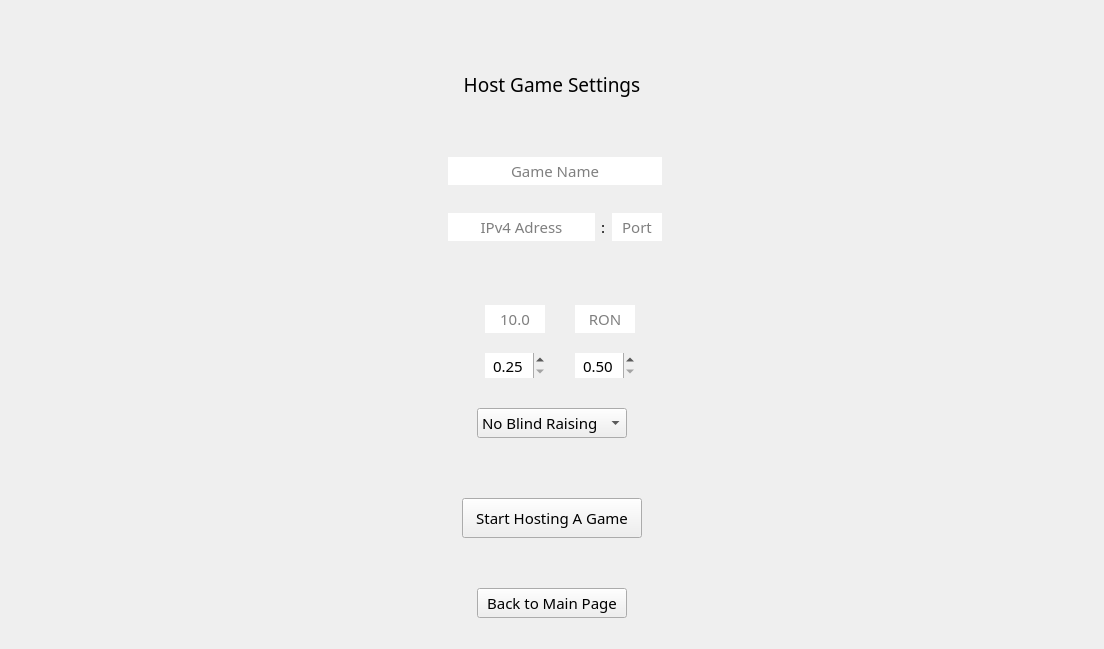
      <widget class="QWidget" name="pageHostGame">
       <layout class="QHBoxLayout" name="horizontalLayout_9">
        <item>
         <spacer name="horizontalSpacer_6">
          <property name="orientation">
           <enum>Qt::Horizontal</enum>
          </property>
          <property name="sizeHint" stdset="0">
           <size>
            <width>402</width>
            <height>20</height>
           </size>
          </property>
         </spacer>
        </item>
        <item>
         <widget class="QWidget" name="widget" native="true">
          <property name="maximumSize">
           <size>
            <width>350</width>
            <height>16777215</height>
           </size>
          </property>
          <layout class="QVBoxLayout" name="verticalLayout_4">
           <property name="spacing">
            <number>10</number>
           </property>
           <property name="topMargin">
            <number>20</number>
           </property>
           <property name="bottomMargin">
            <number>20</number>
           </property>
           <item>
            <spacer name="verticalSpacer_4">
             <property name="orientation">
              <enum>Qt::Vertical</enum>
             </property>
             <property name="sizeHint" stdset="0">
              <size>
               <width>20</width>
               <height>40</height>
              </size>
             </property>
            </spacer>
           </item>
           <item>
            <widget class="QLabel" name="label_9">
             <property name="font">
              <font>
               <family>Bahnschrift SemiLight</family>
               <pointsize>14</pointsize>
              </font>
             </property>
             <property name="text">
              <string>&lt;html&gt;&lt;head/&gt;&lt;body&gt;&lt;p align=&quot;center&quot;&gt;&lt;span style=&quot; font-size:14pt;&quot;&gt;Host Game Settings&lt;/span&gt;&lt;/p&gt;&lt;/body&gt;&lt;/html&gt;</string>
             </property>
            </widget>
           </item>
           <item>
            <spacer name="verticalSpacer_17">
             <property name="orientation">
              <enum>Qt::Vertical</enum>
             </property>
             <property name="sizeType">
              <enum>QSizePolicy::Minimum</enum>
             </property>
             <property name="sizeHint" stdset="0">
              <size>
               <width>20</width>
               <height>40</height>
              </size>
             </property>
            </spacer>
           </item>
           <item>
            <widget class="QWidget" name="widget" native="true">
             <property name="maximumSize">
              <size>
               <width>16777215</width>
               <height>16777215</height>
              </size>
             </property>
             <layout class="QHBoxLayout" name="horizontalLayout_10">
              <property name="leftMargin">
               <number>20</number>
              </property>
              <property name="rightMargin">
               <number>20</number>
              </property>
              <item>
               <widget class="QLabel" name="label_8">
                <property name="font">
                 <font>
                  <family>Bahnschrift SemiLight</family>
                  <pointsize>11</pointsize>
                 </font>
                </property>
                <property name="text">
                 <string>&lt;html&gt;&lt;head/&gt;&lt;body&gt;&lt;p&gt;&lt;img src=&quot;:/ui_icons/ui_icons/icon_joker.png&quot;/&gt;&lt;/p&gt;&lt;/body&gt;&lt;/html&gt;</string>
                </property>
               </widget>
              </item>
              <item>
               <widget class="QLineEdit" name="line_game_name">
                <property name="font">
                 <font>
                  <family>Bahnschrift SemiLight</family>
                  <pointsize>11</pointsize>
                 </font>
                </property>
                <property name="frame">
                 <bool>false</bool>
                </property>
                <property name="alignment">
                 <set>Qt::AlignCenter</set>
                </property>
                <property name="placeholderText">
                 <string>Game Name</string>
                </property>
                <property name="clearButtonEnabled">
                 <bool>true</bool>
                </property>
               </widget>
              </item>
             </layout>
            </widget>
           </item>
           <item>
            <widget class="QWidget" name="widget" native="true">
             <property name="maximumSize">
              <size>
               <width>16777215</width>
               <height>16777215</height>
              </size>
             </property>
             <layout class="QHBoxLayout" name="horizontalLayout_83">
              <property name="leftMargin">
               <number>20</number>
              </property>
              <property name="rightMargin">
               <number>20</number>
              </property>
              <item>
               <widget class="QLabel" name="label_17">
                <property name="font">
                 <font>
                  <family>Bahnschrift SemiLight</family>
                  <pointsize>11</pointsize>
                 </font>
                </property>
                <property name="text">
                 <string>&lt;html&gt;&lt;head/&gt;&lt;body&gt;&lt;p&gt;&lt;img src=&quot;:/ui_icons/ui_icons/icons_ip.png&quot;/&gt;&lt;/p&gt;&lt;/body&gt;&lt;/html&gt;</string>
                </property>
               </widget>
              </item>
              <item>
               <widget class="QLineEdit" name="line_host_game_ip">
                <property name="font">
                 <font>
                  <family>Bahnschrift SemiLight</family>
                  <pointsize>11</pointsize>
                 </font>
                </property>
                <property name="frame">
                 <bool>false</bool>
                </property>
                <property name="alignment">
                 <set>Qt::AlignCenter</set>
                </property>
                <property name="placeholderText">
                 <string>IPv4 Adress</string>
                </property>
               </widget>
              </item>
              <item>
               <widget class="QLabel" name="label_18">
                <property name="font">
                 <font>
                  <family>Bahnschrift SemiLight</family>
                  <pointsize>11</pointsize>
                 </font>
                </property>
                <property name="text">
                 <string>:</string>
                </property>
               </widget>
              </item>
              <item>
               <widget class="QLineEdit" name="line_host_game_port">
                <property name="maximumSize">
                 <size>
                  <width>50</width>
                  <height>16777215</height>
                 </size>
                </property>
                <property name="font">
                 <font>
                  <family>Bahnschrift SemiLight</family>
                  <pointsize>11</pointsize>
                 </font>
                </property>
                <property name="frame">
                 <bool>false</bool>
                </property>
                <property name="alignment">
                 <set>Qt::AlignCenter</set>
                </property>
                <property name="placeholderText">
                 <string>Port</string>
                </property>
               </widget>
              </item>
             </layout>
            </widget>
           </item>
           <item>
            <spacer name="verticalSpacer_18">
             <property name="orientation">
              <enum>Qt::Vertical</enum>
             </property>
             <property name="sizeType">
              <enum>QSizePolicy::Minimum</enum>
             </property>
             <property name="sizeHint" stdset="0">
              <size>
               <width>20</width>
               <height>40</height>
              </size>
             </property>
            </spacer>
           </item>
           <item>
            <widget class="QWidget" name="widget" native="true">
             <layout class="QHBoxLayout" name="horizontalLayout_7">
              <property name="spacing">
               <number>15</number>
              </property>
              <property name="leftMargin">
               <number>5</number>
              </property>
              <property name="topMargin">
               <number>5</number>
              </property>
              <property name="rightMargin">
               <number>5</number>
              </property>
              <property name="bottomMargin">
               <number>5</number>
              </property>
              <item>
               <spacer name="horizontalSpacer_59">
                <property name="orientation">
                 <enum>Qt::Horizontal</enum>
                </property>
                <property name="sizeHint" stdset="0">
                 <size>
                  <width>40</width>
                  <height>20</height>
                 </size>
                </property>
               </spacer>
              </item>
              <item>
               <widget class="QLabel" name="label_7">
                <property name="font">
                 <font>
                  <family>Bahnschrift SemiLight</family>
                  <pointsize>11</pointsize>
                 </font>
                </property>
                <property name="text">
                 <string>&lt;html&gt;&lt;head/&gt;&lt;body&gt;&lt;p&gt;&lt;img src=&quot;:/ui_icons/ui_icons/icon_money.png&quot;/&gt;&lt;/p&gt;&lt;/body&gt;&lt;/html&gt;</string>
                </property>
               </widget>
              </item>
              <item>
               <widget class="QLineEdit" name="line_starting_ammount">
                <property name="minimumSize">
                 <size>
                  <width>60</width>
                  <height>0</height>
                 </size>
                </property>
                <property name="maximumSize">
                 <size>
                  <width>60</width>
                  <height>16777215</height>
                 </size>
                </property>
                <property name="font">
                 <font>
                  <family>Bahnschrift SemiLight</family>
                  <pointsize>11</pointsize>
                 </font>
                </property>
                <property name="frame">
                 <bool>false</bool>
                </property>
                <property name="alignment">
                 <set>Qt::AlignCenter</set>
                </property>
                <property name="placeholderText">
                 <string>10.0</string>
                </property>
               </widget>
              </item>
              <item>
               <widget class="QLabel" name="label_5">
                <property name="font">
                 <font>
                  <family>Bahnschrift SemiLight</family>
                  <pointsize>11</pointsize>
                 </font>
                </property>
                <property name="text">
                 <string>&lt;html&gt;&lt;head/&gt;&lt;body&gt;&lt;p&gt;&lt;img src=&quot;:/ui_icons/ui_icons/icon_currency.png&quot;/&gt;&lt;/p&gt;&lt;/body&gt;&lt;/html&gt;</string>
                </property>
               </widget>
              </item>
              <item>
               <widget class="QLineEdit" name="line_currency">
                <property name="minimumSize">
                 <size>
                  <width>60</width>
                  <height>0</height>
                 </size>
                </property>
                <property name="maximumSize">
                 <size>
                  <width>60</width>
                  <height>16777215</height>
                 </size>
                </property>
                <property name="font">
                 <font>
                  <family>Bahnschrift SemiLight</family>
                  <pointsize>11</pointsize>
                 </font>
                </property>
                <property name="text">
                 <string/>
                </property>
                <property name="maxLength">
                 <number>3</number>
                </property>
                <property name="frame">
                 <bool>false</bool>
                </property>
                <property name="alignment">
                 <set>Qt::AlignCenter</set>
                </property>
                <property name="placeholderText">
                 <string>RON</string>
                </property>
               </widget>
              </item>
              <item>
               <spacer name="horizontalSpacer_56">
                <property name="orientation">
                 <enum>Qt::Horizontal</enum>
                </property>
                <property name="sizeHint" stdset="0">
                 <size>
                  <width>40</width>
                  <height>20</height>
                 </size>
                </property>
               </spacer>
              </item>
             </layout>
            </widget>
           </item>
           <item>
            <widget class="QWidget" name="widget_3" native="true">
             <layout class="QHBoxLayout" name="horizontalLayout_5">
              <property name="spacing">
               <number>15</number>
              </property>
              <property name="leftMargin">
               <number>5</number>
              </property>
              <property name="topMargin">
               <number>5</number>
              </property>
              <property name="rightMargin">
               <number>5</number>
              </property>
              <property name="bottomMargin">
               <number>5</number>
              </property>
              <item>
               <spacer name="horizontalSpacer_51">
                <property name="orientation">
                 <enum>Qt::Horizontal</enum>
                </property>
                <property name="sizeHint" stdset="0">
                 <size>
                  <width>40</width>
                  <height>20</height>
                 </size>
                </property>
               </spacer>
              </item>
              <item>
               <widget class="QLabel" name="label_2">
                <property name="font">
                 <font>
                  <family>Bahnschrift SemiLight</family>
                  <pointsize>11</pointsize>
                 </font>
                </property>
                <property name="text">
                 <string>&lt;html&gt;&lt;head/&gt;&lt;body&gt;&lt;p&gt;&lt;img src=&quot;:/ui_icons/ui_icons/icon_small_blind.png&quot;/&gt;&lt;/p&gt;&lt;/body&gt;&lt;/html&gt;</string>
                </property>
               </widget>
              </item>
              <item>
               <widget class="QDoubleSpinBox" name="spinbox_small_blind">
                <property name="minimumSize">
                 <size>
                  <width>60</width>
                  <height>0</height>
                 </size>
                </property>
                <property name="maximumSize">
                 <size>
                  <width>60</width>
                  <height>16777215</height>
                 </size>
                </property>
                <property name="font">
                 <font>
                  <family>Bahnschrift SemiLight</family>
                  <pointsize>11</pointsize>
                 </font>
                </property>
                <property name="frame">
                 <bool>false</bool>
                </property>
                <property name="alignment">
                 <set>Qt::AlignCenter</set>
                </property>
                <property name="specialValueText">
                 <string/>
                </property>
                <property name="minimum">
                 <double>0.250000000000000</double>
                </property>
                <property name="maximum">
                 <double>100.000000000000000</double>
                </property>
                <property name="singleStep">
                 <double>0.250000000000000</double>
                </property>
                <property name="value">
                 <double>0.250000000000000</double>
                </property>
               </widget>
              </item>
              <item>
               <widget class="QLabel" name="label_4">
                <property name="font">
                 <font>
                  <family>Bahnschrift SemiLight</family>
                  <pointsize>11</pointsize>
                 </font>
                </property>
                <property name="text">
                 <string>&lt;html&gt;&lt;head/&gt;&lt;body&gt;&lt;p&gt;&lt;img src=&quot;:/ui_icons/ui_icons/icon_big_blind.png&quot;/&gt;&lt;/p&gt;&lt;/body&gt;&lt;/html&gt;</string>
                </property>
               </widget>
              </item>
              <item>
               <widget class="QDoubleSpinBox" name="spinbox_big_blind">
                <property name="minimumSize">
                 <size>
                  <width>60</width>
                  <height>0</height>
                 </size>
                </property>
                <property name="maximumSize">
                 <size>
                  <width>60</width>
                  <height>16777215</height>
                 </size>
                </property>
                <property name="font">
                 <font>
                  <family>Bahnschrift SemiLight</family>
                  <pointsize>11</pointsize>
                 </font>
                </property>
                <property name="frame">
                 <bool>false</bool>
                </property>
                <property name="alignment">
                 <set>Qt::AlignCenter</set>
                </property>
                <property name="minimum">
                 <double>0.500000000000000</double>
                </property>
                <property name="maximum">
                 <double>200.000000000000000</double>
                </property>
                <property name="singleStep">
                 <double>0.250000000000000</double>
                </property>
                <property name="value">
                 <double>0.500000000000000</double>
                </property>
               </widget>
              </item>
              <item>
               <spacer name="horizontalSpacer_54">
                <property name="orientation">
                 <enum>Qt::Horizontal</enum>
                </property>
                <property name="sizeHint" stdset="0">
                 <size>
                  <width>40</width>
                  <height>20</height>
                 </size>
                </property>
               </spacer>
              </item>
             </layout>
            </widget>
           </item>
           <item>
            <widget class="QWidget" name="widget" native="true">
             <layout class="QHBoxLayout" name="horizontalLayout_8">
              <property name="spacing">
               <number>15</number>
              </property>
              <property name="leftMargin">
               <number>0</number>
              </property>
              <property name="topMargin">
               <number>15</number>
              </property>
              <property name="rightMargin">
               <number>0</number>
              </property>
              <property name="bottomMargin">
               <number>10</number>
              </property>
              <item>
               <spacer name="horizontalSpacer_5">
                <property name="orientation">
                 <enum>Qt::Horizontal</enum>
                </property>
                <property name="sizeHint" stdset="0">
                 <size>
                  <width>40</width>
                  <height>20</height>
                 </size>
                </property>
               </spacer>
              </item>
              <item>
               <widget class="QComboBox" name="combobox_blind_raise_interval">
                <property name="minimumSize">
                 <size>
                  <width>150</width>
                  <height>30</height>
                 </size>
                </property>
                <property name="font">
                 <font>
                  <family>Bahnschrift SemiLight</family>
                  <pointsize>11</pointsize>
                 </font>
                </property>
                <property name="layoutDirection">
                 <enum>Qt::LeftToRight</enum>
                </property>
                <item>
                 <property name="text">
                  <string>No Blind Raising</string>
                 </property>
                </item>
                <item>
                 <property name="text">
                  <string>10 Minutes</string>
                 </property>
                </item>
                <item>
                 <property name="text">
                  <string>20 Minutes</string>
                 </property>
                </item>
                <item>
                 <property name="text">
                  <string>30 Minutes</string>
                 </property>
                </item>
               </widget>
              </item>
              <item>
               <spacer name="horizontalSpacer_9">
                <property name="orientation">
                 <enum>Qt::Horizontal</enum>
                </property>
                <property name="sizeHint" stdset="0">
                 <size>
                  <width>40</width>
                  <height>20</height>
                 </size>
                </property>
               </spacer>
              </item>
             </layout>
            </widget>
           </item>
           <item>
            <spacer name="verticalSpacer_20">
             <property name="orientation">
              <enum>Qt::Vertical</enum>
             </property>
             <property name="sizeType">
              <enum>QSizePolicy::Minimum</enum>
             </property>
             <property name="sizeHint" stdset="0">
              <size>
               <width>20</width>
               <height>40</height>
              </size>
             </property>
            </spacer>
           </item>
           <item>
            <layout class="QHBoxLayout" name="horizontalLayout_13">
             <item>
              <spacer name="horizontalSpacer_8">
               <property name="orientation">
                <enum>Qt::Horizontal</enum>
               </property>
               <property name="sizeHint" stdset="0">
                <size>
                 <width>40</width>
                 <height>20</height>
                </size>
               </property>
              </spacer>
             </item>
             <item>
              <widget class="QPushButton" name="buttonStartHostingAGame">
               <property name="minimumSize">
                <size>
                 <width>180</width>
                 <height>40</height>
                </size>
               </property>
               <property name="font">
                <font>
                 <family>Bahnschrift SemiLight</family>
                 <pointsize>11</pointsize>
                </font>
               </property>
               <property name="text">
                <string>Start Hosting A Game</string>
               </property>
              </widget>
             </item>
             <item>
              <spacer name="horizontalSpacer_10">
               <property name="orientation">
                <enum>Qt::Horizontal</enum>
               </property>
               <property name="sizeHint" stdset="0">
                <size>
                 <width>40</width>
                 <height>20</height>
                </size>
               </property>
              </spacer>
             </item>
            </layout>
           </item>
           <item>
            <spacer name="verticalSpacer_5">
             <property name="orientation">
              <enum>Qt::Vertical</enum>
             </property>
             <property name="sizeHint" stdset="0">
              <size>
               <width>20</width>
               <height>40</height>
              </size>
             </property>
            </spacer>
           </item>
           <item>
            <layout class="QHBoxLayout" name="horizontalLayout_71">
             <item>
              <spacer name="horizontalSpacer_46">
               <property name="orientation">
                <enum>Qt::Horizontal</enum>
               </property>
               <property name="sizeHint" stdset="0">
                <size>
                 <width>40</width>
                 <height>20</height>
                </size>
               </property>
              </spacer>
             </item>
             <item>
              <widget class="QPushButton" name="button_host_to_main_page">
               <property name="minimumSize">
                <size>
                 <width>150</width>
                 <height>28</height>
                </size>
               </property>
               <property name="font">
                <font>
                 <family>Bahnschrift SemiLight</family>
                 <pointsize>11</pointsize>
                </font>
               </property>
               <property name="text">
                <string>Back to Main Page</string>
               </property>
              </widget>
             </item>
             <item>
              <spacer name="horizontalSpacer_47">
               <property name="orientation">
                <enum>Qt::Horizontal</enum>
               </property>
               <property name="sizeHint" stdset="0">
                <size>
                 <width>40</width>
                 <height>20</height>
                </size>
               </property>
              </spacer>
             </item>
            </layout>
           </item>
          </layout>
         </widget>
        </item>
        <item>
         <spacer name="horizontalSpacer_7">
          <property name="orientation">
           <enum>Qt::Horizontal</enum>
          </property>
          <property name="sizeHint" stdset="0">
           <size>
            <width>402</width>
            <height>20</height>
           </size>
          </property>
         </spacer>
        </item>
       </layout>
      </widget>
